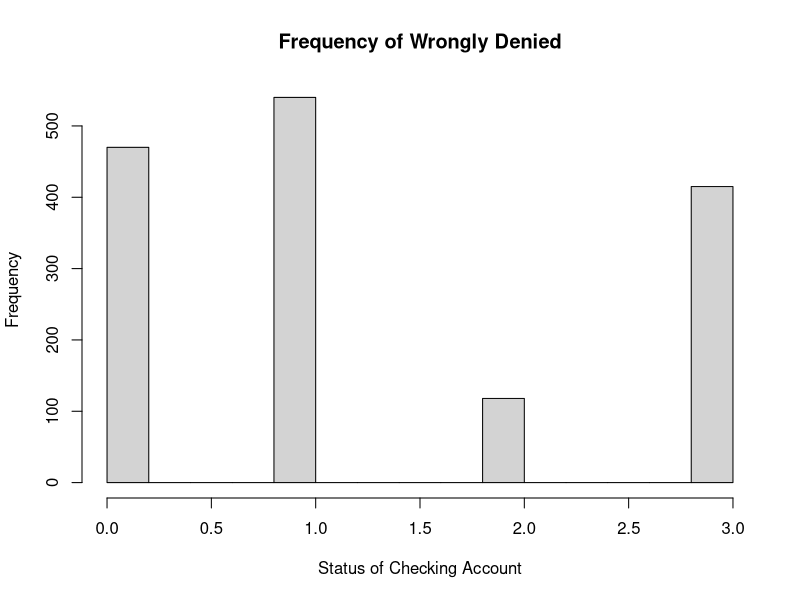

This chart was generated by the following R code:


#Load in data
loanDf <- read.csv("loan_data.csv")


head(loanDf)


#Need to convert to numeric factors and adjust to start at 0
loanDf$Status_Checking_Acc = as.numeric(as.factor(loanDf$Status_Checking_Acc))
loanDf$Credit_History = as.numeric(as.factor(loanDf$Credit_History))
loanDf$Purposre_Credit_Taken = as.numeric(as.factor(loanDf$Purposre_Credit_Taken))
loanDf$Savings_Acc = as.numeric(as.factor(loanDf$Savings_Acc))
loanDf$Years_At_Present_Employment = as.numeric(as.factor(loanDf$Years_At_Present_Employment))
loanDf$Marital_Status_Gender = as.numeric(as.factor(loanDf$Marital_Status_Gender))
loanDf$Other_Debtors_Guarantors = as.numeric(as.factor(loanDf$Other_Debtors_Guarantors))
loanDf$Property = as.numeric(as.factor(loanDf$Property))
loanDf$Other_Inst_Plans = as.numeric(as.factor(loanDf$Other_Inst_Plans))
loanDf$Housing = as.numeric(as.factor(loanDf$Housing))
loanDf$Job = as.numeric(as.factor(loanDf$Job))
loanDf$Telephone = as.numeric(as.factor(loanDf$Telephone))
loanDf$Foreign_Worker = as.numeric(as.factor(loanDf$Foreign_Worker))

loanDf$Status_Checking_Acc = loanDf$Status_Checking_Acc - 1
loanDf$Credit_History = loanDf$Credit_History - 1
loanDf$Purposre_Credit_Taken = loanDf$Purposre_Credit_Taken - 1
loanDf$Savings_Acc = loanDf$Savings_Acc - 1
loanDf$Years_At_Present_Employment = loanDf$Years_At_Present_Employment - 1
loanDf$Marital_Status_Gender = loanDf$Marital_Status_Gender - 1
loanDf$Other_Debtors_Guarantors = loanDf$Other_Debtors_Guarantors - 1
loanDf$Property = loanDf$Property - 1
loanDf$Other_Inst_Plans = loanDf$Other_Inst_Plans - 1
loanDf$Housing = loanDf$Housing - 1
loanDf$Job = loanDf$Job - 1
loanDf$Telephone = loanDf$Telephone - 1
loanDf$Foreign_Worker = loanDf$Foreign_Worker - 1

#Don't want to consider customer ID in regression, so lets just get rid of it for now
loanDf$Customer_ID = NULL

#Create regression of data
glm_model = glm(Default_On_Payment~.,
                data = loanDf,
                family = "binomial")


#Now, lets use the model against the training data
loanDf$prediction = predict(glm_model, loanDf, type = "response")


#Now lets write out to a file
write.csv(loanDf, file = "loan_with_prediction01.csv", row.names = FALSE)


loanRight <- subset(loanDf, (loanDf$prediction > .125 & loanDf$Default_On_Payment == 1) 
                      | (loanDf$prediction < .125 & loanDf$Default_On_Payment == 0))

loanWrong <- subset(loanDf, (loanDf$prediction < .125 & loanDf$Default_On_Payment == 1) 
                      | (loanDf$prediction > .125 & loanDf$Default_On_Payment == 0))
loanBeenFine <- subset(loanWrong, loanDf$Default_On_Payment == 0)

hist(loanBeenFine$Status_Checking_Acc, xlab = "Status of Checking Account", main = "Frequency of Wrongly Denied")
